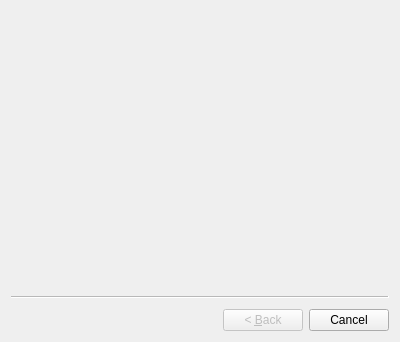
<?xml version="1.0" encoding="UTF-8"?>
<ui version="4.0">
 <class>Wizard</class>
 <widget class="QWizard" name="Wizard">
  <property name="geometry">
   <rect>
    <x>0</x>
    <y>0</y>
    <width>400</width>
    <height>342</height>
   </rect>
  </property>
  <property name="windowTitle">
   <string>Wizard</string>
  </property>
 </widget>
 <resources/>
 <connections/>
</ui>
